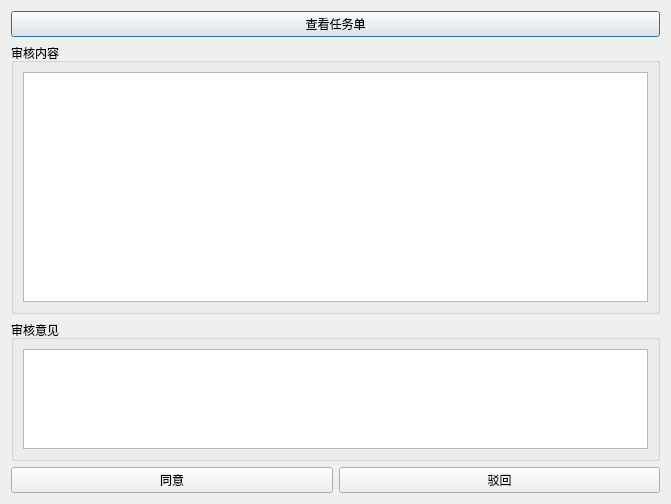
<?xml version="1.0" encoding="UTF-8"?>
<ui version="4.0">
 <class>ContractReviewDlg</class>
 <widget class="QDialog" name="ContractReviewDlg">
  <property name="geometry">
   <rect>
    <x>0</x>
    <y>0</y>
    <width>671</width>
    <height>504</height>
   </rect>
  </property>
  <property name="windowTitle">
   <string>Dialog</string>
  </property>
  <layout class="QVBoxLayout" name="verticalLayout" stretch="0,1,0,0">
   <item>
    <widget class="QPushButton" name="viewInfoBtn">
     <property name="text">
      <string>查看任务单</string>
     </property>
    </widget>
   </item>
   <item>
    <widget class="QGroupBox" name="groupBox">
     <property name="title">
      <string>审核内容</string>
     </property>
     <layout class="QVBoxLayout" name="verticalLayout_2">
      <item>
       <widget class="MyTableView" name="tableView"/>
      </item>
     </layout>
    </widget>
   </item>
   <item>
    <widget class="QGroupBox" name="groupBox_2">
     <property name="title">
      <string>审核意见</string>
     </property>
     <layout class="QVBoxLayout" name="verticalLayout_3">
      <item>
       <widget class="QTextEdit" name="textEdit">
        <property name="maximumSize">
         <size>
          <width>16777215</width>
          <height>100</height>
         </size>
        </property>
       </widget>
      </item>
     </layout>
    </widget>
   </item>
   <item>
    <layout class="QHBoxLayout" name="horizontalLayout">
     <item>
      <widget class="QPushButton" name="agreeBtn">
       <property name="text">
        <string>同意</string>
       </property>
      </widget>
     </item>
     <item>
      <widget class="QPushButton" name="disagreeBtn">
       <property name="text">
        <string>驳回</string>
       </property>
      </widget>
     </item>
    </layout>
   </item>
  </layout>
 </widget>
 <customwidgets>
  <customwidget>
   <class>MyTableView</class>
   <extends>QTableView</extends>
   <header>mytableview.h</header>
  </customwidget>
 </customwidgets>
 <resources/>
 <connections/>
</ui>
